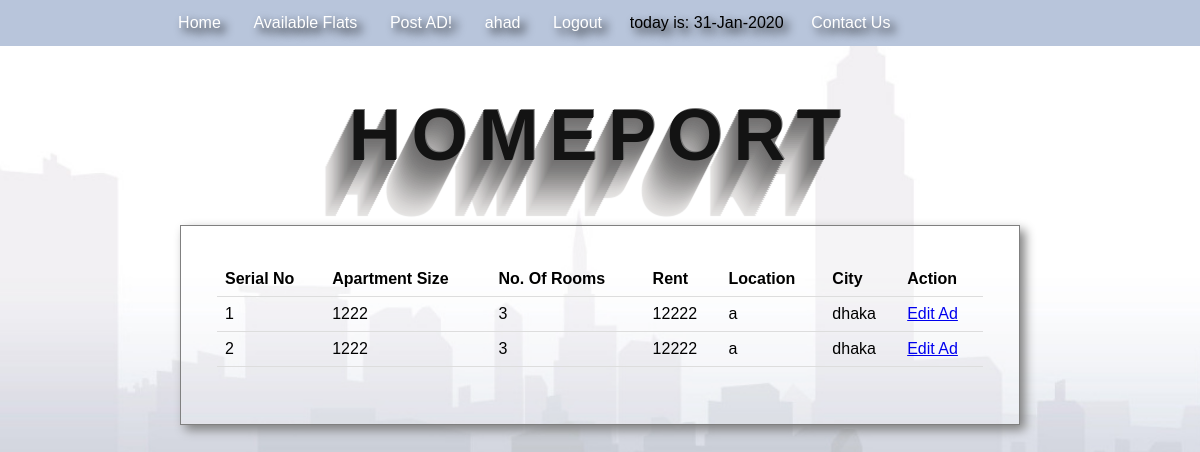
The app's page /myads.php (signed in) with its own data.
### tables this page shows
CREATE TABLE `available_flats` (
  `flat_id` int(100) NOT NULL,
  `owner_id` int(100) NOT NULL,
  `owner_username` varchar(100) NOT NULL,
  `flat_city` varchar(100) NOT NULL,
  `flat_location` varchar(100) NOT NULL,
  `flat_rent` int(100) NOT NULL,
  `available` tinyint(1) NOT NULL DEFAULT 1
);

CREATE TABLE `flat_details` (
  `flat_id` int(100) NOT NULL,
  `flat_city` varchar(100) NOT NULL,
  `flat_location` varchar(100) NOT NULL,
  `flat_size` int(100) NOT NULL,
  `num_of_rooms` int(100) NOT NULL,
  `additional_info` text NOT NULL,
  `image` text NOT NULL
);

### myads.php (the view, shortened to what this page needs)
<?php
	include_once"includes/header.php";
	include_once"connection.php";
	$username=$_SESSION['username'];
	$uid=mysqli_query($con,"SELECT member_id from members where username='$username'");
	$row = mysqli_fetch_array($uid,MYSQLI_BOTH);
	$uid=$row['member_id'];
	$adinfos=mysqli_query($con,"SELECT *
		FROM available_flats f
		join members m on m.member_id =f.owner_id
		join flat_details d on d.flat_id=f.flat_id
		where m.member_id='$uid'");
?>
<table>
		<tr>
			<th>Serial No</th>
			<th>Apartment Size</th>
			<th>No. Of Rooms</th>
			<th>Rent</th>
			<th>Location</th>
			<th>City</th>
			<th>Action</th>
		</tr>
		<?php $i=1;
			foreach($adinfos as $adinfo){
		?>
			<tr>
				<td><?php echo  $i; ?></td>
				<td><?php echo $adinfo['flat_size'] ?></td>
				<td><?php echo $adinfo['num_of_rooms'] ?></td>
				<td><?php echo $adinfo['flat_rent'] ?></td>
				<td><?php echo $adinfo['flat_location'] ?></td>
				<td><?php echo $adinfo['flat_city'] ?></td>
				<td><a href="post_edit.php?id=<?php echo $adinfo['flat_id'];?>">Edit Ad</a></td>
			</tr><?php $i++;
		}
		?>
	</table>
		</div>
	</body>
</html>

### css/style.css (style rules this page uses)
body { background-image: url("../images/register-background-001.jpg"); background-attachment: fixed; background-size: cover; font-family: arial; margin:0 auto; }
table { border-collapse: collapse; width: 100%; }
th, th { padding: 8px; text-align: left; border-bottom: 1px solid #ddd; }

### slideshow.php (style rules this page uses)
* { box-sizing:border-box }
body { font-family: Verdana,sans-serif;margin:0 }

### myads.php (style rules this page uses)
table { border-collapse: collapse; width: 100%; }
th, td { padding: 8px; text-align: left; border-bottom: 1px solid #ddd; }

### records on screen
available_flats: flat_details.flat_size "1222", flat_details.num_of_rooms "3", flat_rent "12222", flat_details.flat_location "a", flat_details.flat_city "dhaka"
available_flats: flat_details.flat_size "1222", flat_details.num_of_rooms "3", flat_rent "12222", flat_details.flat_location "a", flat_details.flat_city "dhaka"

### other values on screen
$_SESSION['username'] "ahad"
